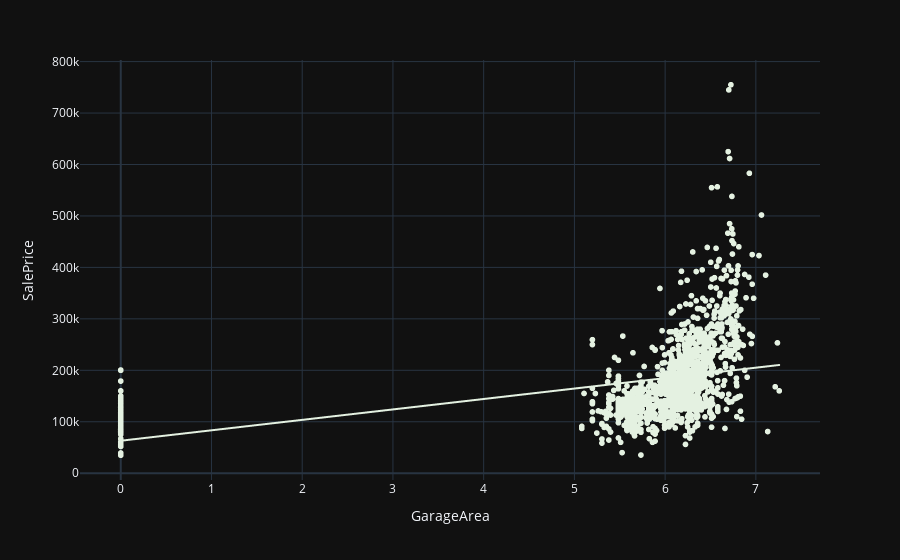

Write notebook code for a chart like this one.
### Code cell
px.scatter(train,train.GarageArea,'SalePrice',trendline='ols',color_discrete_sequence=px.colors.sequential.Mint).update_layout(template='plotly_dark')

### Figure 1 — Plotly figure (JSON) as saved in the notebook; plotly's stock layout.template omitted (floating-point values rounded to 4 significant figures; data arrays with more than 128 entries replaced by an {"elided": "..."} marker saying what was removed)
{"data": [{"hovertemplate": "GarageArea=%{x}<br>SalePrice=%{y}<extra></extra>", "legendgroup": "", "marker": {"color": "rgb(228, 241, 225)", "symbol": "circle"}, "mode": "markers", "name": "", "showlegend": false, "type": "scattergl", "x": {"elided": "1460 float values"}, "xaxis": "x", "y": {"elided": "1460 int values"}, "yaxis": "y"}, {"hovertemplate": "<b>OLS trendline</b><br>SalePrice = 20287.4 * GarageArea + 63088.7<br>R<sup>2</sup>=0.138084<br><br>GarageArea=%{x}<br>SalePrice=%{y} <b>(trend)</b><extra></extra>", "legendgroup": "", "marker": {"color": "rgb(228, 241, 225)", "symbol": "circle"}, "mode": "lines", "name": "", "showlegend": false, "type": "scattergl", "x": {"elided": "1460 float values"}, "xaxis": "x", "y": {"elided": "1460 float values"}, "yaxis": "y"}], "layout": {"legend": {"tracegroupgap": 0}, "margin": {"t": 60}, "xaxis": {"anchor": "y", "domain": [0, 1], "title": {"text": "GarageArea"}}, "yaxis": {"anchor": "x", "domain": [0, 1], "title": {"text": "SalePrice"}}}}
